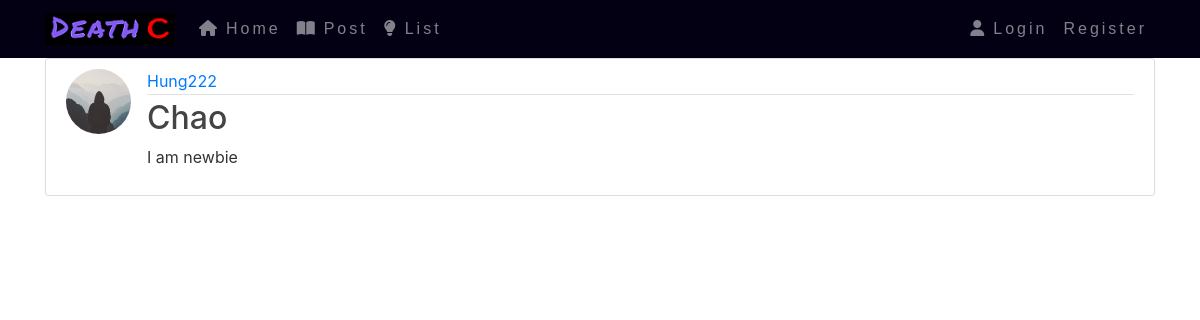
/list/14/, run on the app's committed database.
### blog/models.py (models this page shows, shortened)
class Post(models.Model):
    title = models.CharField(max_length=250)
    content = models.TextField()
    date_posted = models.DateTimeField(default=timezone.now)
    author = models.ForeignKey(User, on_delete=models.CASCADE)

### users/models.py (models this page shows, shortened)
class Profile(models.Model):
    user = models.OneToOneField(User, on_delete=models.CASCADE)
    image = models.ImageField(default='default.jpg', upload_to='profile_pics')

### blog/views.py (the view)
# urls.py: path('list/<int:pk>/', ListDetailView.as_view(), name='blog-detail_list'),
class ListDetailView(DetailView):
    model = Post
    template_name = 'blog/detail_list.html'

### blog/templates/blog/detail_list.html (shortened to what this page needs)
{% extends "blog/base.html" %}
{% load static %}
{% block css %}
<link rel="stylesheet" type="text/css" href="{% static 'blog/scss/user.css' %}">
{% endblock %}
{% block content %}
  <div class="container">
    <article class="media content-section">
        <img class="rounded-circle article-img" src="{{ object.author.profile.image.url }}">
        <div class="media-body">
        <div class="article-metadata">
            <a class="mr-2" href="#">{{ object.author }}</a>
        </div>
        <h2 class="article-title">{{ object.title }}</h2>
        <p class="article-content">{{ object.content }}</p>
        </div>
    </article>
  </div>
{% endblock content %}

### blog/static/blog/scss/user.css (style rules this page uses)
body { background: #fff; color: #333333; }
.article-title { color: #444444; }
.content-section { background: #ffffff; padding: 10px 20px; border: 1px solid #dddddd; border-radius: 3px; margin-bottom: 20px; }
.article-content { white-space: pre-line; }
.article-img { height: 65px; width: 65px; margin-right: 16px; }
.article-metadata { padding-bottom: 1px; margin-bottom: 4px; border-bottom: 1px solid #e3e3e3; }

### data on the page
Post: author.profile.image (placeholder picture), author "Hung222", title "Chao", content "I am newbie"
